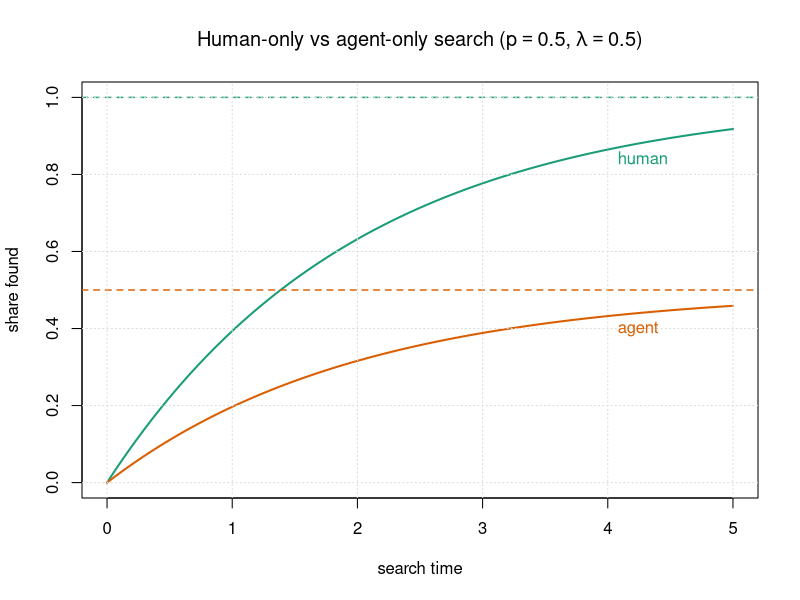
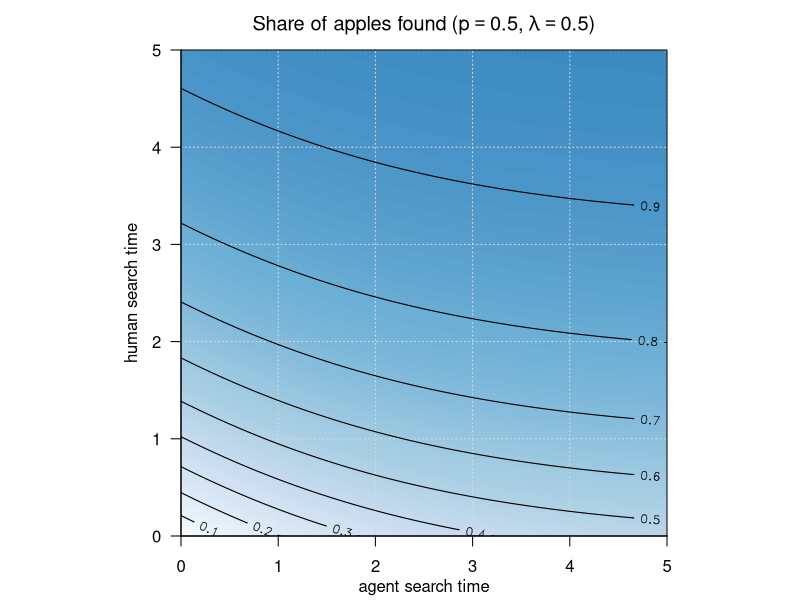
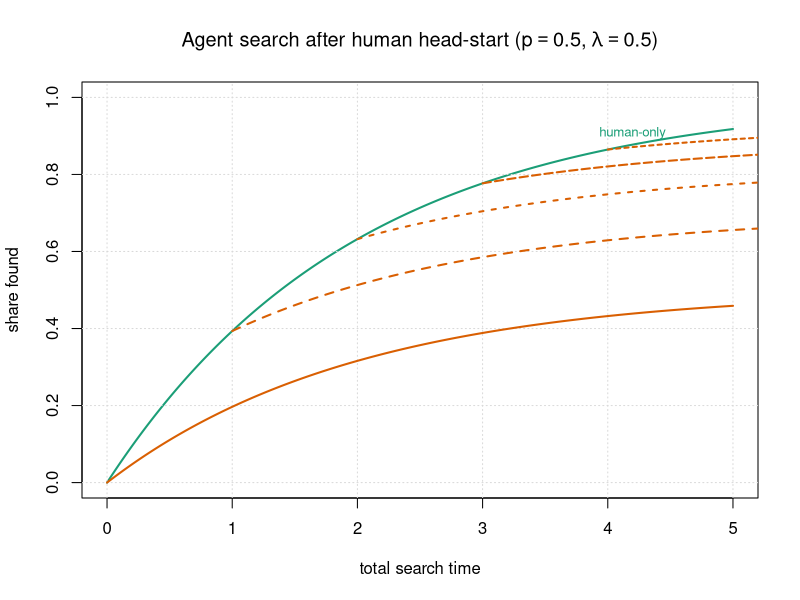
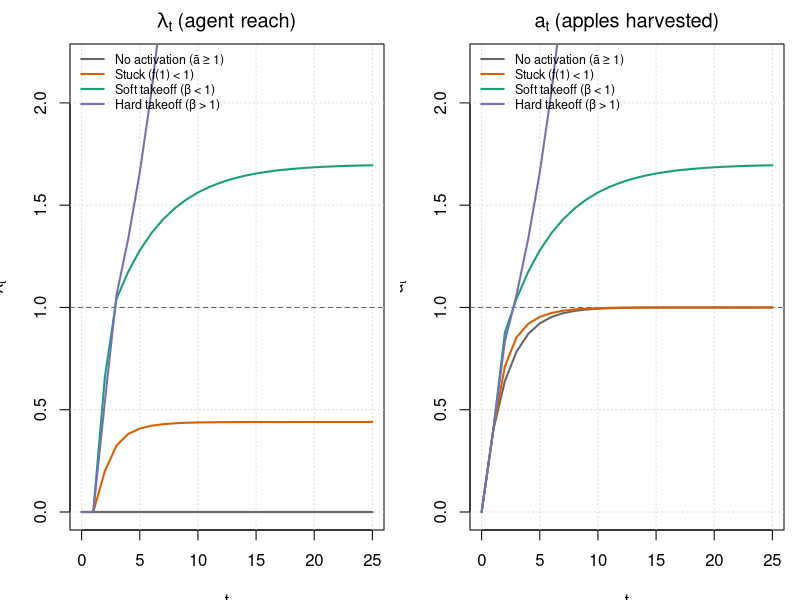
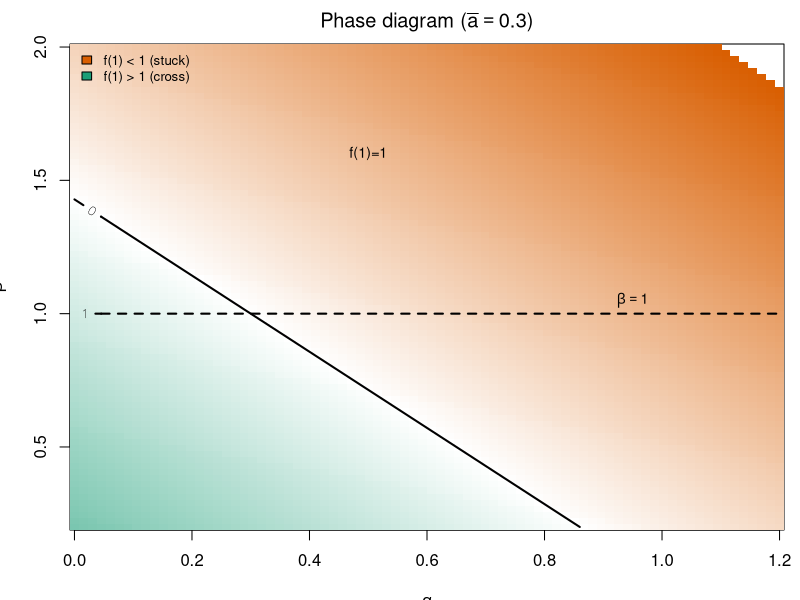
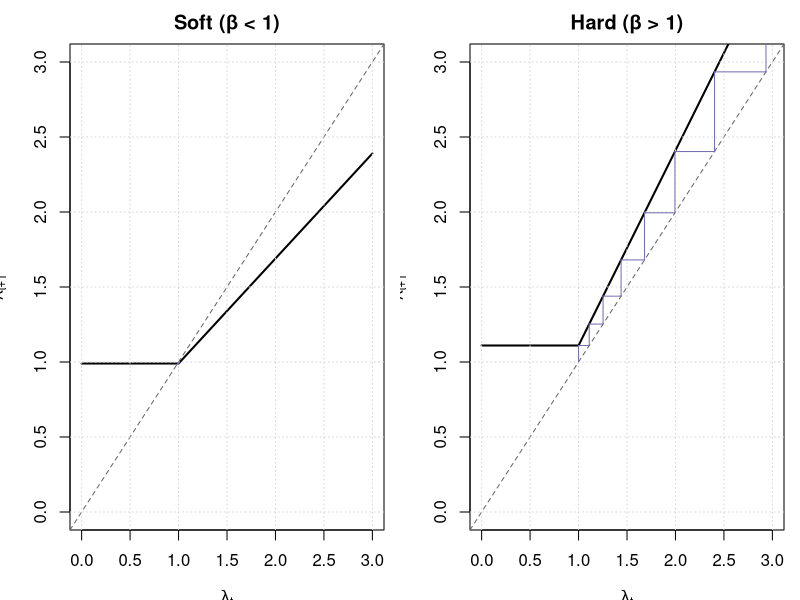
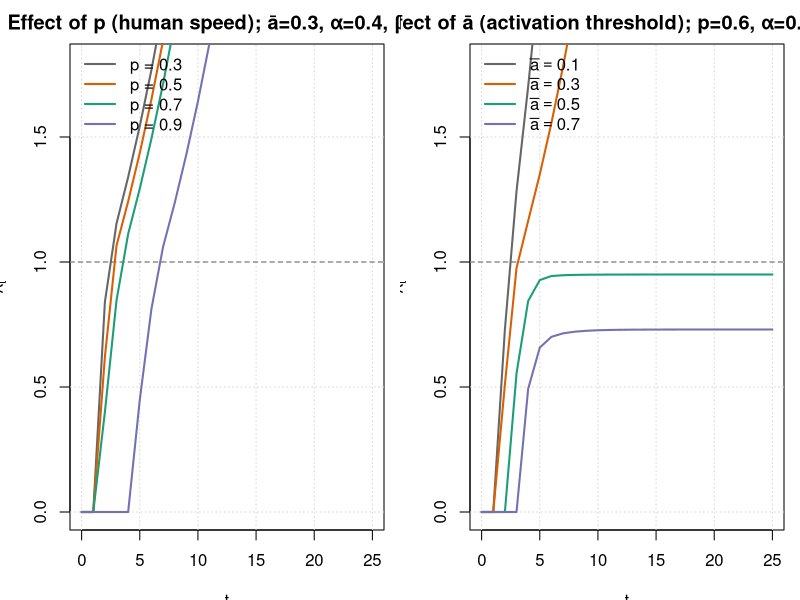

Generate these figures, in order, with R:
## ---- chunk 1
#| label: bernoulli-functions
#| dependson: bernoulli-heatmap
#| fig-align: center
#| fig-width: 5
#| fig-height: 4
p <- 0.5
lambda <- 0.5
n_vals <- 0:5
apples <- function(t_H, t_A) {
    1 - ((1 - lambda) * exp(-p * t_H) + lambda * exp(-p * (t_H + t_A)))
}

apple_share <- outer(
    n_vals,
    n_vals,
    Vectorize(function(t_H, t_A) {
        apples(t_H, t_A)
    })
)


n_grid <- seq(0, 5, length.out = 400)
human_asymptote <- 1
agent_asymptote <- lambda

plot(
    n_grid,
    apples(n_grid, 0),
    type = "l",
    lwd = 2,
    col = "#1b9e77",
    ylim = c(0, 1),
    xlab = "search time",
    ylab = "share found",
    main = bquote("Human-only vs agent-only search" ~ "(" * p == .(p) * "," ~ lambda == .(lambda) * ")")
)
lines(
    n_grid,
    apples(0, n_grid),
    lwd = 2,
    col = "#d95f02"
)
abline(h = human_asymptote, lty = "dashed", lwd = 1.4, col = "#1b9e77")
abline(h = agent_asymptote, lty = "dashed", lwd = 1.4, col = "#d95f02")
grid(col = "gray85", lty = "dotted")
text(
    x = 4,
    y = apples(4.2, 0) - 0.04,
    labels = "human",
    col = "#1b9e77",
    pos = 4
)
text(
    x = 4,
    y = apples(0, 4.2) - 0.04,
    labels = "agent",
    col = "#d95f02",
    pos = 4
)
## ---- chunk 2
#| label: bernoulli-isovalues
#| dependson: bernoulli-heatmap
#| fig-width: 5.5
#| fig-align: center
#| fig-height: 5
n_H_grid <- seq(0, 5, length.out = 201)
n_A_grid <- seq(0, 5, length.out = 201)
apple_surface <- outer(
    n_A_grid,
    n_H_grid,
    Vectorize(function(t_A, t_H) apples(t_H, t_A))
)

fill_colors <- grDevices::colorRampPalette(
    c("#f7fbff", "#deebf7", "#c6dbef", "#9ecae1", "#6baed6", "#3182bd")
)(100)

color_breaks <- seq(0, 1, length.out = 101)
color_idx <- cut(apple_surface, breaks = color_breaks, include.lowest = TRUE, labels = FALSE)
raster_colors <- matrix(fill_colors[color_idx], nrow = nrow(apple_surface), ncol = ncol(apple_surface))
raster_colors <- t(raster_colors)[ncol(raster_colors):1, ]

old_par <- par(mar = c(3.2, 3.2, 2.5, 0.8), pty = "s")
plot(
    NA,
    xlim = c(0, 5),
    ylim = c(0, 5),
    type = "n",
    xaxs = "i",
    yaxs = "i",
    xlab = "",
    ylab = "",
    axes = FALSE,
    main = bquote("Share of apples found" ~ "(" * p == .(p) * "," ~ lambda == .(lambda) * ")")
)
rasterImage(as.raster(raster_colors), 0, 0, 5, 5, interpolate = FALSE)
grid(col = "gray85", lty = "dotted")
axis(1, at = 0:5)
axis(2, at = 0:5, las = 1)
box()
title(xlab = "agent search time", line = 2)
title(ylab = "human search time", line = 2)
contour(
    x = n_A_grid,
    y = n_H_grid,
    z = apple_surface,
    levels = seq(0, 1, by = 0.1),
    add = TRUE,
    drawlabels = TRUE,
    labcex = 0.8,
    lwd = 1.1,
    col = "black",
    vfont = c("sans serif", "bold")
)
par(old_par)
## ---- chunk 3
#| label: bernoulli-agent-after-human
#| dependson: bernoulli-heatmap
#| fig-align: center
#| fig-width: 6
#| fig-height: 4
n_grid <- seq(0, 5, length.out = 400)

plot(
    n_grid,
    apples(n_grid, 0),
    type = "l",
    lwd = 2,
    col = "#1b9e77",
    ylim = c(0, 1),
    xlab = "total search time",
    ylab = "share found",
    main = bquote("Agent search after human head-start" ~ "(" * p == .(p) * "," ~ lambda == .(lambda) * ")")
)
grid(col = "gray85", lty = "dotted")

human_starts <- 0:4
dash_styles <- c("solid", "44", "24", "42", "22")
for (i in seq_along(human_starts)) {
    tH0 <- human_starts[i]
    t_A_grid <- seq(0, 5, length.out = 400)
    lines(
        tH0 + t_A_grid,
        apples(tH0, t_A_grid),
        lwd = 2,
        col = "#d95f02",
        lty = dash_styles[i]
    )
}

text(
    x = 4.2,
    y = apples(4.2, 0) + 0.03,
    labels = "human-only",
    col = "#1b9e77",
    cex = 0.8
)
## ---- chunk 4
#| label: bernoulli-heatmap
#| results: asis
fill_palette <- grDevices::colorRampPalette(
    c("#f7fbff", "#deebf7", "#c6dbef", "#9ecae1", "#6baed6", "#3182bd")
)(100)

cell_html <- function(share) {
    color_idx <- max(1, min(100, round(share * 99) + 1))
    bg <- fill_palette[color_idx]
    fg <- if (share > 0.6) "white" else "black"
    paste0(
        "<td style='background:", bg, "; color:", fg,
        "; text-align:center; padding:0.55rem 0.7rem; border:1px solid #d0d7de;'>",
        "<div style='font-weight:600;'>", sprintf("%.1f%%", 100 * share), "</div>",
        "</td>"
    )
}

header_cells <- paste0(
    "<th style='padding:0.45rem 0.7rem; border:1px solid #d0d7de; background:#f6f8fa;'>",
    "t_A = ", n_vals, "</th>",
    collapse = ""
)

rows <- vapply(seq_along(n_vals), function(i) {
    row_cells <- vapply(seq_along(n_vals), function(j) {
        cell_html(apple_share[i, j])
    }, character(1))

    paste0(
        "<tr>",
        if (i == 1) {
            paste0(
                "<th rowspan='", length(n_vals),
                "' style='padding:0; border:1px solid #d0d7de; background:#f6f8fa; width:2.5rem;'>",
                "<div style='display:inline-block; transform:rotate(-90deg); white-space:nowrap; font-weight:600;'>",
                "human search time",
                "</div></th>"
            )
        } else {
            ""
        },
        "<th style='padding:0.45rem 0.7rem; border:1px solid #d0d7de; background:#f6f8fa;'>t_H = ",
        n_vals[i],
        "</th>",
        paste0(row_cells, collapse = ""),
        "</tr>"
    )
}, character(1))

cat(
    "<table style='border-collapse:collapse; margin:1rem 0; font-size:0.95rem;'>",
    "<caption style='caption-side:top; text-align:center; font-weight:600; padding-bottom:0.45rem;'>",
    "Heat map of share found (p = ", p, ", &lambda; = ", lambda, ")",
    "</caption>",
    "<thead>",
    "<tr><th colspan='2' style='border:none; background:transparent;'></th>",
    "<th colspan='", length(n_vals),
    "' style='padding:0.3rem 0.7rem; border:none; background:transparent; text-align:center; font-weight:600;'>agent search time</th></tr>",
    "<tr><th style='border:none; background:transparent;'></th><th style='padding:0.45rem 0.7rem; border:1px solid #d0d7de; background:#f6f8fa;'></th>",
    header_cells,
    "</tr></thead>",
    "<tbody>",
    paste0(rows, collapse = ""),
    "</tbody></table>",
    sep = ""
)
## ---- chunk 5
#| label: apple-rsi-sim
#| include: false
# Closed apple-picking RSI: h_{t+1}=1-p(1-h_t), a_t = lambda_t + (1-lambda_t)_+ * h_t,
# lambda_{t+1} = 0 if a_t < abar else alpha + beta*(a_t - abar)
sim_apple_rsi <- function(t_max, lambda0, p, abar, alpha, beta) {
    h <- numeric(t_max + 1)
    h[1] <- 0
    for (t in seq_len(t_max)) h[t + 1] <- 1 - p * (1 - h[t])
    a <- numeric(t_max + 1)
    lambda <- numeric(t_max + 1)
    lambda[1] <- lambda0
    for (t in seq(0, t_max)) {
        rem <- max(0, 1 - lambda[t + 1])
        a[t + 1] <- lambda[t + 1] + rem * h[t + 1]
        if (t < t_max) {
            lambda[t + 2] <- if (a[t + 1] < abar) 0 else alpha + beta * (a[t + 1] - abar)
        }
    }
    list(t = 0:t_max, a = a, lambda = lambda, h = h[seq_len(t_max + 1)])
}
## ---- chunk 6
#| label: apple-rsi-four-regimes
#| fig-align: center
#| fig-width: 7
#| fig-height: 5
#| fig-cap: "Four regimes: no activation (ā≥1), activated but stuck (f(1)<1), soft takeoff (f(1)>1, β<1), hard takeoff (f(1)>1, β>1)"
t_max <- 25
regimes <- list(
    list(p = 0.6, abar = 1.2, alpha = 0.3, beta = 0.8, lambda0 = 0, lab = "No activation (ā ≥ 1)"),
    list(p = 0.6, abar = 0.4, alpha = 0.2, beta = 0.4, lambda0 = 0, lab = "Stuck (f(1) < 1)"),
    list(p = 0.6, abar = 0.2, alpha = 0.5, beta = 0.8, lambda0 = 0, lab = "Soft takeoff (β < 1)"),
    list(p = 0.6, abar = 0.2, alpha = 0.3, beta = 1.2, lambda0 = 0, lab = "Hard takeoff (β > 1)")
)
cols <- c("#666666", "#d95f02", "#1b9e77", "#7570b3")
par(mfrow = c(1, 2), mar = c(3.5, 3.5, 2.2, 0.8))
plot(NA, xlim = c(0, t_max), ylim = c(0, 2.2), xlab = "t", ylab = expression(lambda[t]), main = expression(lambda[t] ~ "(agent reach)"))
grid(col = "gray85", lty = "dotted")
abline(h = 1, lty = 2, col = "gray40")
for (i in seq_along(regimes)) {
    r <- regimes[[i]]
    s <- sim_apple_rsi(t_max, r$lambda0, r$p, r$abar, r$alpha, r$beta)
    lines(s$t, s$lambda, col = cols[i], lwd = 2)
}
legend("topleft", legend = sapply(regimes, function(x) x$lab), col = cols, lwd = 2, bty = "n", cex = 0.75)
plot(NA, xlim = c(0, t_max), ylim = c(0, 2.2), xlab = "t", ylab = expression(a[t]), main = expression(a[t] ~ "(apples harvested)"))
grid(col = "gray85", lty = "dotted")
abline(h = 1, lty = 2, col = "gray40")
for (i in seq_along(regimes)) {
    r <- regimes[[i]]
    s <- sim_apple_rsi(t_max, r$lambda0, r$p, r$abar, r$alpha, r$beta)
    lines(s$t, s$a, col = cols[i], lwd = 2)
}
legend("topleft", legend = sapply(regimes, function(x) x$lab), col = cols, lwd = 2, bty = "n", cex = 0.75)
par(mfrow = c(1, 1))
## ---- chunk 7
#| label: apple-rsi-phase
#| fig-align: center
#| fig-width: 5.5
#| fig-height: 5
#| fig-cap: "Phase diagram: f(1)=1 (cross human level) and β=1 (runaway vs saturation) at fixed ā = 0.3"
abar_fix <- 0.3
f1 <- function(alpha, beta) alpha + beta * (1 - abar_fix)
ng <- 80
alpha_g <- seq(0, 1.2, length.out = ng)
beta_g <- seq(0.2, 2, length.out = ng)
cross_human <- outer(alpha_g, beta_g, function(a, b) f1(a, b) - 1)
image(alpha_g, beta_g, cross_human,
    col = rev(grDevices::colorRampPalette(c("#d95f02", "white", "#1b9e77"))(201)),
    breaks = seq(-1.5, 1.5, length.out = 202), xlab = expression(alpha), ylab = expression(beta),
    main = expression("Phase diagram (" * bar(a) == 0.3 * ")")
)
contour(alpha_g, beta_g, cross_human, levels = 0, add = TRUE, lwd = 2, labcex = 0.8)
contour(alpha_g, beta_g, outer(alpha_g, beta_g, function(a, b) b), levels = 1, add = TRUE, lty = 2, lwd = 2, labcex = 0.8)
text(0.5, 1.6, "f(1)=1", cex = 0.85)
text(0.95, 1.05, expression(beta == 1), cex = 0.85)
legend("topleft", legend = c("f(1) < 1 (stuck)", "f(1) > 1 (cross)"), fill = c("#d95f02", "#1b9e77"), bty = "n", cex = 0.8)
## ---- chunk 8
#| label: apple-rsi-cobweb
#| fig-align: center
#| fig-width: 7
#| fig-height: 3.5
#| fig-cap: "Cobweb: asymptotic map λ_{t+1} = f(max(λ_t,1)); soft (β<1) vs hard (β>1)"
f_asy <- function(lam, abar, alpha, beta) {
    a <- max(lam, 1)
    if (a < abar) 0 else alpha + beta * (a - abar)
}
abar_c <- 0.3
lam_max <- 3
par(mfrow = c(1, 2), mar = c(3.5, 3.5, 2.2, 0.8))
for (sc in list(list(alpha = 0.5, beta = 0.7, tit = "Soft (β < 1)"), list(alpha = 0.2, beta = 1.3, tit = "Hard (β > 1)"))) {
    lam_seq <- seq(0, lam_max, length.out = 400)
    f_seq <- vapply(lam_seq, function(x) f_asy(x, abar_c, sc$alpha, sc$beta), 0)
    plot(lam_seq, f_seq,
        type = "l", lwd = 2, xlim = c(0, lam_max), ylim = c(0, lam_max),
        xlab = expression(lambda[t]), ylab = expression(lambda[t + 1]), main = sc$tit
    )
    abline(0, 1, lty = 2, col = "gray40")
    grid(col = "gray85", lty = "dotted")
    lam <- 1
    for (step in 1:20) {
        lam_new <- f_asy(lam, abar_c, sc$alpha, sc$beta)
        segments(lam, lam, lam, lam_new, col = "#7570b3", lwd = 1)
        segments(lam, lam_new, lam_new, lam_new, col = "#7570b3", lwd = 1)
        lam <- lam_new
    }
}
par(mfrow = c(1, 1))
## ---- chunk 9
#| label: apple-rsi-sensitivity
#| fig-align: center
#| fig-width: 7
#| fig-height: 5
#| fig-cap: "Sensitivity: effect of p (left) and of ā (right) on λ_t trajectory"
par(mfrow = c(1, 2), mar = c(3.5, 3.5, 2.2, 0.8))
p_vals <- c(0.3, 0.5, 0.7, 0.9)
plot(NA,
    xlim = c(0, t_max), ylim = c(0, 1.8), xlab = "t", ylab = expression(lambda[t]),
    main = "Effect of p (human speed); ā=0.3, α=0.4, β=1.1"
)
grid(col = "gray85", lty = "dotted")
abline(h = 1, lty = 2, col = "gray40")
for (i in seq_along(p_vals)) {
    s <- sim_apple_rsi(t_max, 0, p_vals[i], 0.3, 0.4, 1.1)
    lines(s$t, s$lambda, col = cols[i], lwd = 2)
}
legend("topleft", legend = paste("p =", p_vals), col = cols, lwd = 2, bty = "n")
abar_vals <- c(0.1, 0.3, 0.5, 0.7)
plot(NA,
    xlim = c(0, t_max), ylim = c(0, 1.8), xlab = "t", ylab = expression(lambda[t]),
    main = "Effect of ā (activation threshold); p=0.6, α=0.4, β=1.1"
)
grid(col = "gray85", lty = "dotted")
abline(h = 1, lty = 2, col = "gray40")
for (i in seq_along(abar_vals)) {
    s <- sim_apple_rsi(t_max, 0, 0.6, abar_vals[i], 0.4, 1.1)
    lines(s$t, s$lambda, col = cols[i], lwd = 2)
}
legend("topleft", legend = as.expression(sapply(abar_vals, function(x) bquote(bar(a) == .(x)))), col = cols, lwd = 2, bty = "n")
par(mfrow = c(1, 1))
